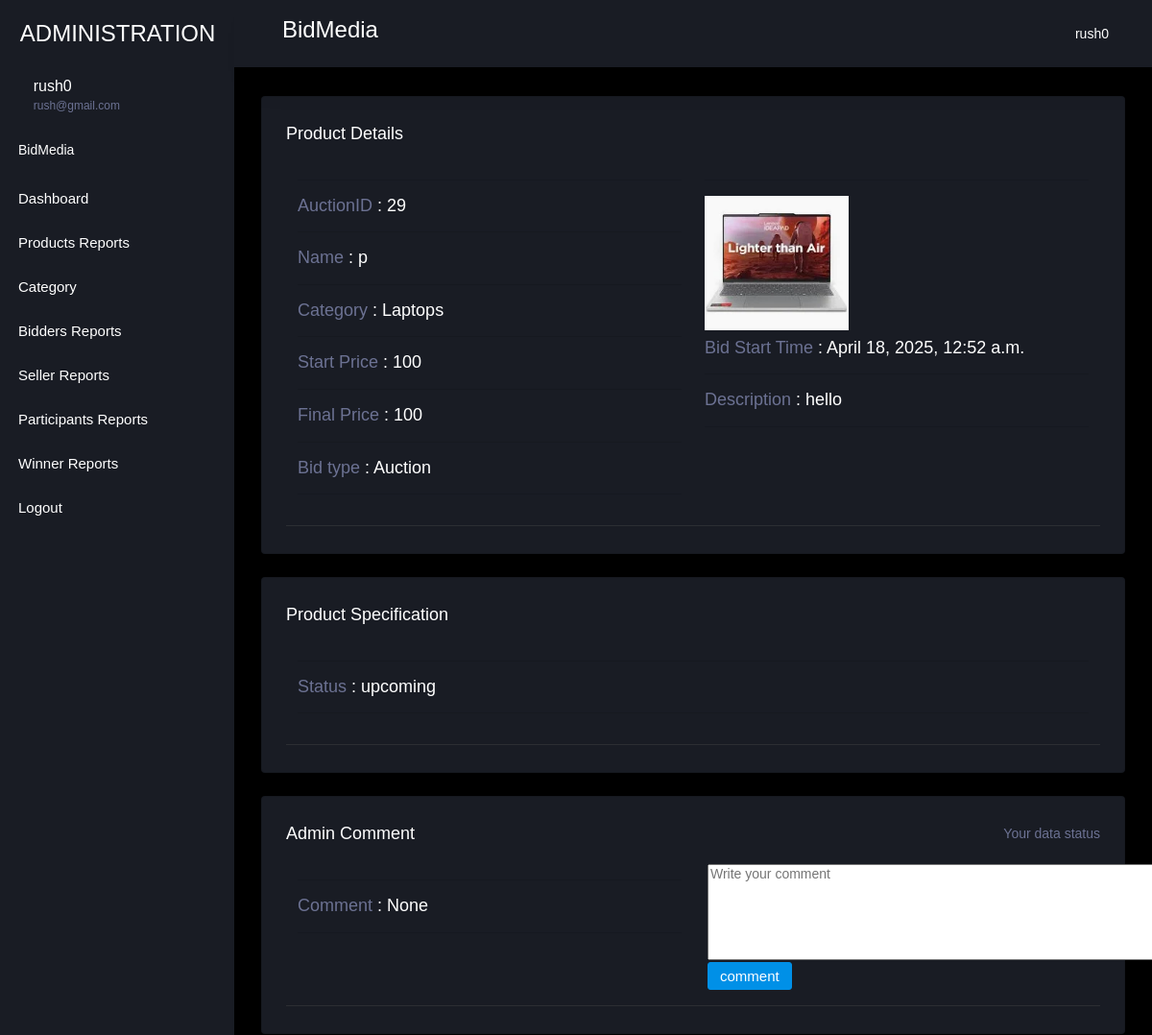
The app's page /admin_product_detail/29 (signed in, upper part), older data.
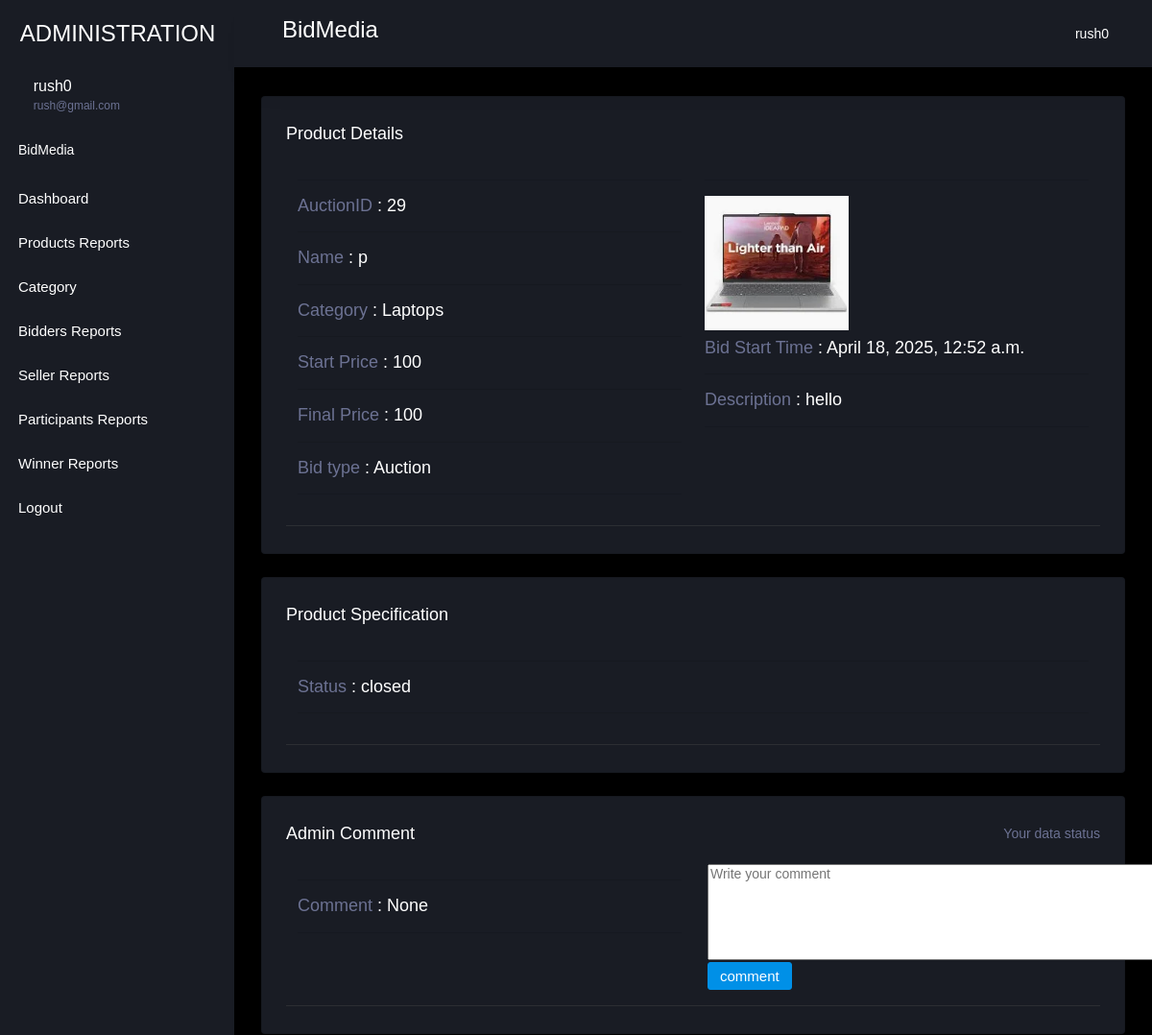
The same page, newer data.
### bid_app/models.py (models this page shows, shortened)
class Product(models.Model):
    status  = models.CharField(max_length=100,null=True, default='pending')
    bid_type  = models.CharField(max_length=100,null=True, default='Auction')
    payment_status  = models.CharField(max_length=100,null=True,default='pending')
    winner  = models.ForeignKey(User, on_delete=models.CASCADE, null=True, blank=True, related_name='winner')
    user  = models.ForeignKey(User, on_delete=models.CASCADE, null=True, blank=True, related_name='seller')
    name = models.CharField(max_length=100,null=True)
    min_price = models.IntegerField(null=True)
    final_price = models.IntegerField(null=True)
    interval_price = models.IntegerField(null=True)
    images = models.FileField(null=True)
    session = models.DateTimeField(null=True, blank=True)
    endsession = models.DateTimeField(null=True, blank=True, auto_now_add=True)
    category = models.ForeignKey(Category,on_delete=models.CASCADE,null=True)
    parameter = models.TextField(null=True, default="{}")
    description = models.TextField(null=True, blank=True)
    comment = models.TextField(null=True, blank=True)
    created = models.DateField(auto_now_add=True, null=True, blank=True)
    brand = models.CharField(max_length=100,null=True, blank=True)
    model = models.CharField(max_length=100,null=True, blank=True)
    condition = models.CharField(max_length=100,null=True, blank=True)

class Category(models.Model):
    name = models.CharField(max_length=100,null=True)
    icon = models.FileField(upload_to='category_icons/', null=True, blank=True)
    description = models.TextField(null=True, blank=True)
    def __str__(self):
        return self.name

### bid_app/views.py (the view)
# urls.py: path('admin_product_detail/<int:pid>', admin_product_detail, name="admin_product_detail"),
def admin_product_detail(request,pid):
    if not request.user.is_authenticated:
        return redirect('loginadmin')
    product = Product.objects.get(id=pid)
    if request.method == "POST":
        comment = request.POST['comment']
        product.comment = comment
        product.save()
        messages.success(request, "Commented Successfully")
        return redirect('admin_product_detail', pid)
    d = {'product':product, 'booking_id':pid}
    return render(request,'administration/admin_product_detail.html',d)

### bid_app/templatetags/custom_tags.py (called while the page is built)
@register.filter(name="change_dict")
def change_dict(obj):
    return eval(obj).items()

### bid_app/templates/administration/admin_product_detail.html (shortened to what this page needs)
{% extends 'administration/index.html' %}
{% load static %}
{% block body %}
{% load custom_tags %}
<div class="main-panel">
    <div class="content-wrapper">
      <div class="row">
        <div class="col-md-12 grid-margin stretch-card">
          <div class="card">
            <div class="card-body">
              <div class="d-flex flex-row justify-content-between">
                <h4 class="card-title mb-1">Product Details</h4>
              </div>
              <div class="row">
                <div class="col-12">
                  <div class="preview-list">
                    <div class="preview-item border-bottom">
                        <div class="col-md-6"><hr>
                            <h4><span class="text-muted mb-1">AuctionID</span> :  {{product.id}} </h4><hr>
                            <h4><span class="text-muted mb-1">Name</span> :  {{product.name}} </h4><hr>
                            <h4><span class="text-muted mb-1">Category</span> :  {{product.category}} </h4><hr>
                            <h4><span class="text-muted mb-1">Start Price</span> :  {{product.min_price}} </h4><hr>
                            <h4><span class="text-muted mb-1">Final Price</span> :  {{product.final_price}} </h4><hr>
                            <h4><span class="text-muted mb-1">Bid type</span> :  {{product.bid_type}} </h4><hr>
                        </div>
                        <div class="col-md-6" style="height:100px;"><hr>
                            <h4>  <img src="{{product.images.url}}" style="width:150px;height:140px"></h4>
                            <h4><span class="text-muted mb-1">Bid Start Time</span> :  {{product.session}} </h4><hr>
                            <h4><span class="text-muted mb-1">Description</span> :  {{product.description}} </h4><hr>
                        </div>
                    </div>
                  </div>
                </div>
              </div>
            </div>
          </div>
        </div>
      </div>
      <div class="row">
        <div class="col-md-12 grid-margin stretch-card">
          <div class="card">
            <div class="card-body">
              <div class="d-flex flex-row justify-content-between">
                <h4 class="card-title mb-1">Product Specification</h4>
              </div>
              <div class="row">
                <div class="col-12">
                  <div class="preview-list">
                    <div class="preview-item border-bottom">
                        <div class="col-md-12"><hr>
                          <h4><span class="text-muted mb-1">Status</span> :  {{product.status}} </h4><hr>
                        </div>
                    </div>
                  </div>
                </div>
              </div>
            </div>
          </div>
        </div>
      </div>
      <div class="row">
        <div class="col-md-12 grid-margin stretch-card">
          <div class="card">
            <div class="card-body">
              <div class="d-flex flex-row justify-content-between">
                <h4 class="card-title mb-1">Admin Comment</h4>
                <p class="text-muted mb-1">Your data status</p>
              </div>
              <div class="row">
                <div class="col-12">
                  <div class="preview-list">
                    <div class="preview-item border-bottom">
                        <div class="col-md-6"><hr>
                            <h4><span class="text-muted mb-1">Comment </span>:  {{product.comment}}</h4><hr>
                        </div>
                      <div class="preview-item-content d-sm-flex flex-grow">
                        <form action="" method="post">
                          <textarea name="comment" placeholder="Write your comment" style="width:500px;height:100px"></textarea>
<br>
                          <input type="submit" class="btn btn-primary" value="comment">
                        </form>
                      </div>
                    </div>
                  </div>
                </div>
              </div>
            </div>
          </div>
        </div>
      </div>
    </div>
    {% endblock %}

Row changes from the older to the newer data that the page shows:
changed Product "Auction": status "upcoming" → "closed"
